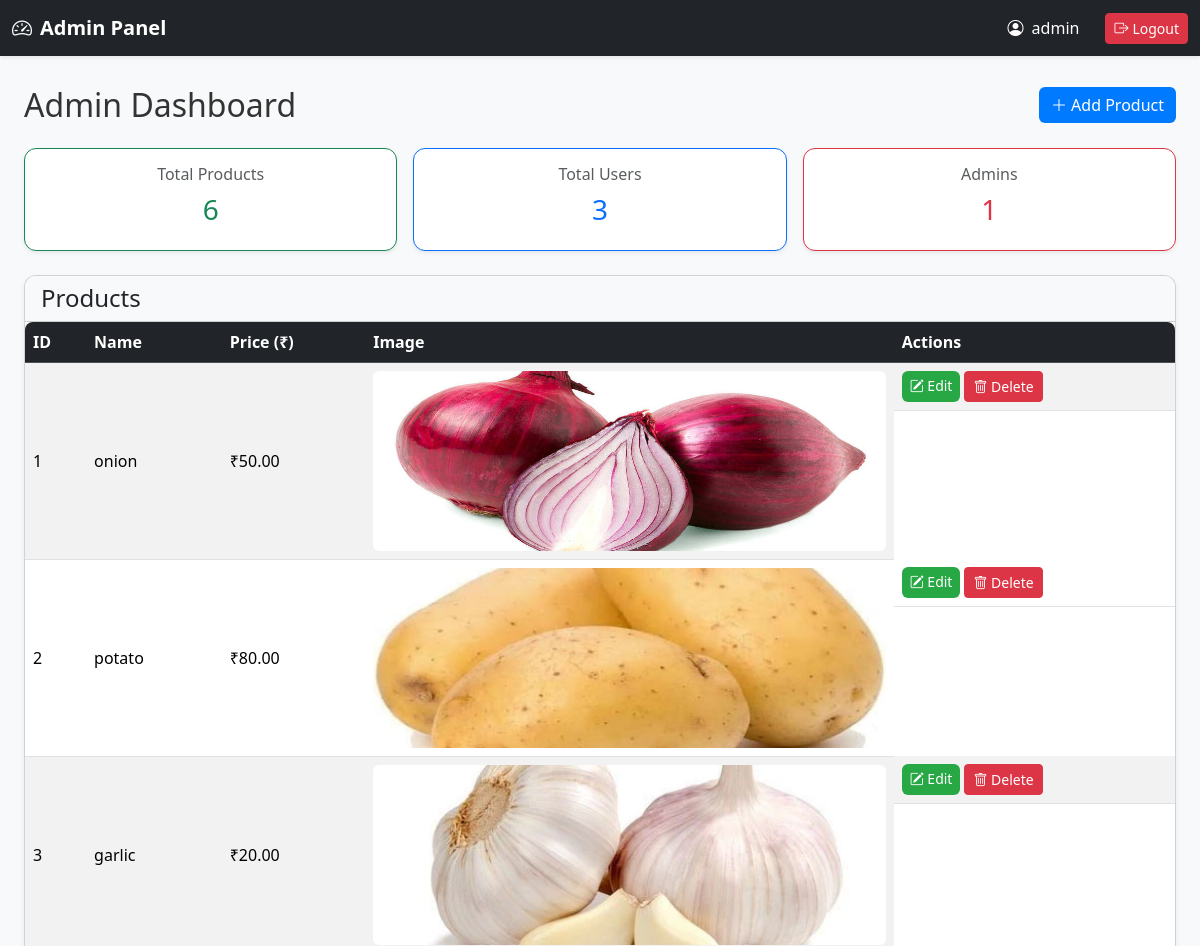
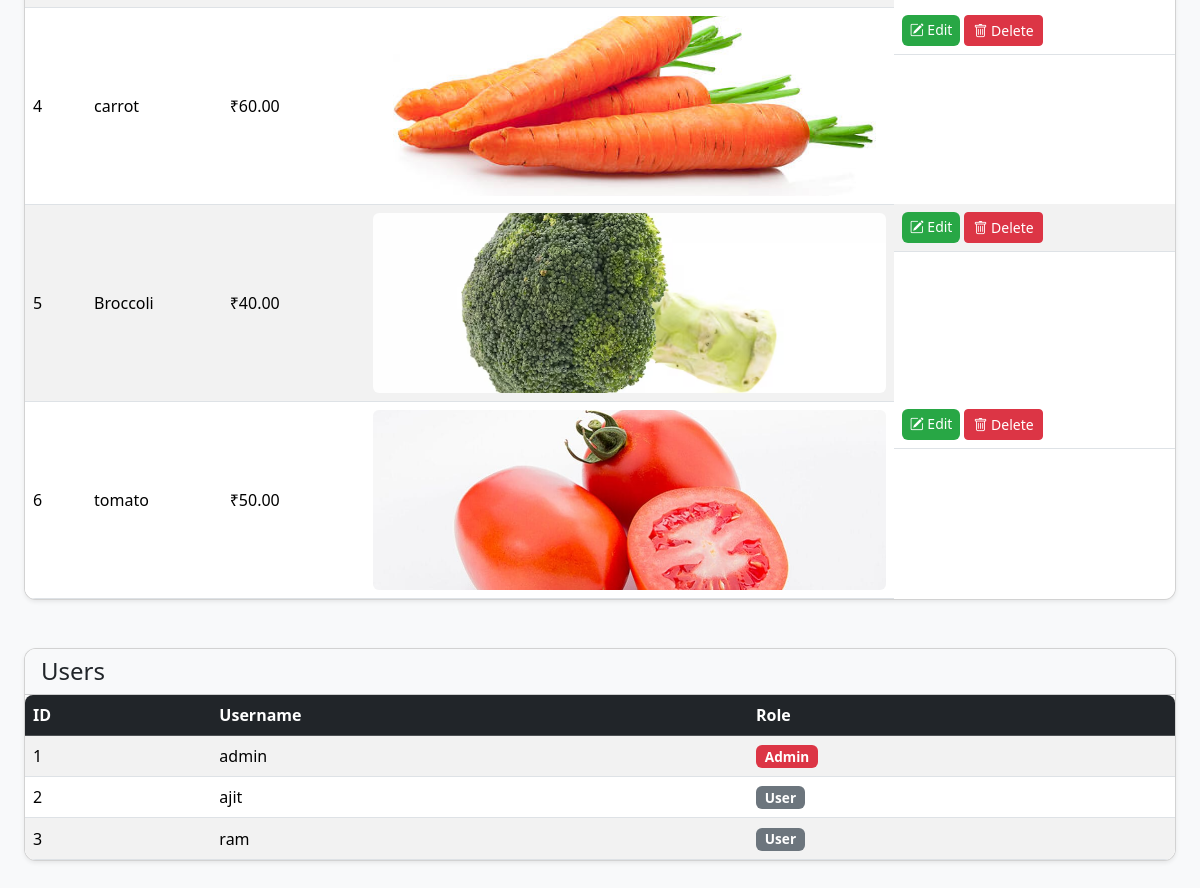
Page /admin (signed in) on the earlier database version (2 pictures, top to bottom).
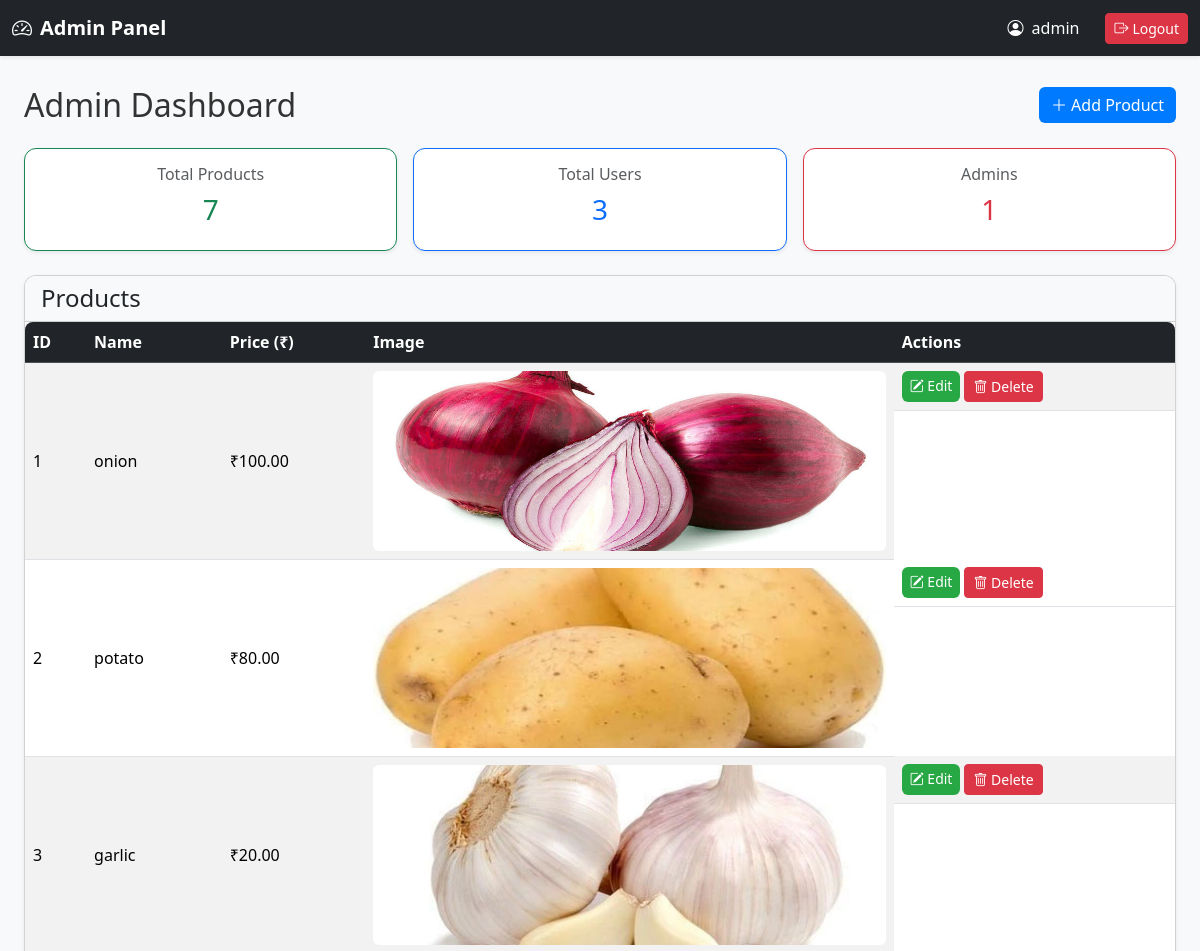
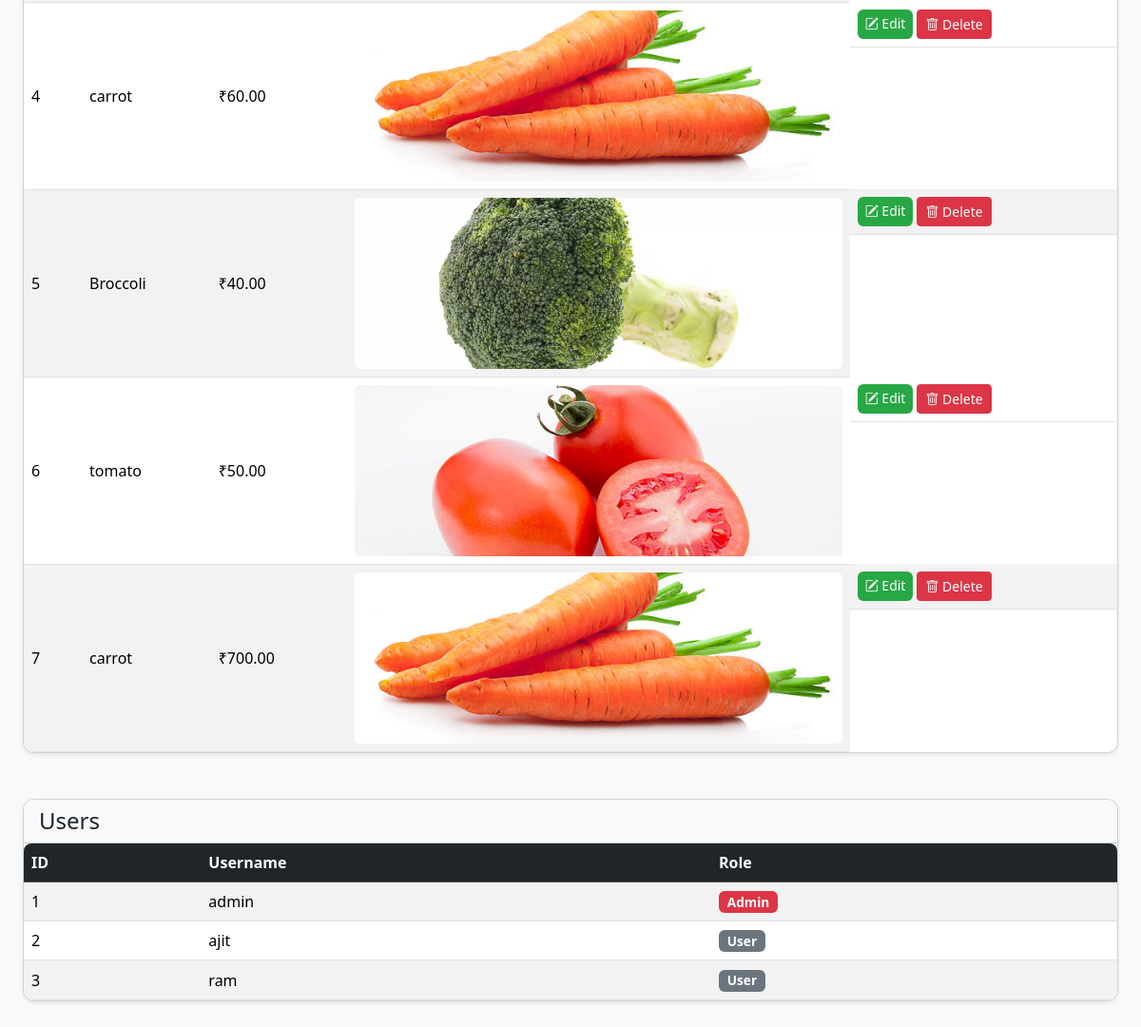
Same page on the later database version (2 pictures, top to bottom).
### app.py (models this page shows)
class Product(db.Model):
    id = db.Column(db.Integer, primary_key=True)
    name = db.Column(db.String(150), nullable=False)
    price = db.Column(db.Float, nullable=False)
    image = db.Column(db.String(150), nullable=False)
    status = db.Column(db.String(20), nullable=False, default='available')  # available / upcoming

class User(UserMixin, db.Model):
    id = db.Column(db.Integer, primary_key=True)
    username = db.Column(db.String(150), unique=True, nullable=False)
    password = db.Column(db.String(255), nullable=False)
    is_admin = db.Column(db.Boolean, default=False)

### app.py (the view)
@app.route('/admin')
@admin_required
def admin_dashboard():
    products = Product.query.all()
    users = User.query.all()
    return render_template('admin_dashboard.html', products=products, users=users)

### app.py (called while the page is built)
@login_manager.user_loader
def load_user(user_id):
    return db.session.get(User, int(user_id))

def admin_required(f):
    @wraps(f)
    def wrapper(*args, **kwargs):
        if not current_user.is_authenticated or not current_user.is_admin:
            flash("Admin access required!", "danger")
            return redirect(url_for('admin_login'))
        return f(*args, **kwargs)
    return wrapper

### templates/admin_dashboard.html (shortened to what the changed rows need)
{% extends 'admin_base.html' %}
{% block content %}
<div class="container mt-4">
    <div class="d-flex justify-content-between align-items-center mb-4 flex-wrap">
        <h2 class="mb-2 mb-md-0">Admin Dashboard</h2>
    </div>
    <div class="row mb-4 g-3">
        <div class="col-md-4">
            <div class="card shadow-sm text-center p-3 border-success">
                <h6 class="text-muted">Total Products</h6>
                <h3 class="text-success">{{ products|length }}</h3>
            </div>
        </div>
    </div>
    <div class="card shadow-sm mb-5">
        <div class="card-body p-0 table-responsive">
            <table class="table table-striped table-hover mb-0 align-middle">
                <thead class="table-dark">
                    <tr>
                        <th>ID</th>
                        <th>Name</th>
                        <th>Price (₹)</th>
                        <th>Image</th>
                        <th>Actions</th>
                    </tr>
                </thead>
                <tbody>
                    {% for p in products %}
                    <tr>
                        <td>{{ p.id }}</td>
                        <td>{{ p.name }}</td>
                        <td>₹{{ "%.2f"|format(p.price) }}</td>
                        <td>
                            <img src="{{ url_for('static', filename='images/' ~ p.image) }}"
                                 class="rounded" height="50">
                        </td>
                        <td class="d-flex gap-1 flex-wrap">
                            <a href="{{ url_for('admin_edit', id=p.id) }}" class="btn btn-primary btn-sm">
                                <i class="bi bi-pencil-square"></i> Edit
                            </a>
                            <form action="{{ url_for('admin_delete', id=p.id) }}" method="POST" class="d-inline">
                                <button type="submit" class="btn btn-danger btn-sm"
                                        onclick="return confirm('Delete this product?')">
                                    <i class="bi bi-trash"></i> Delete
                                </button>
                            </form>
                        </td>
                    </tr>
                    {% else %}
                    <tr>
                        <td colspan="5" class="text-center text-muted py-3">
                            No products available
                        </td>
                    </tr>
                    {% endfor %}
                </tbody>
            </table>
        </div>
    </div>
    <div class="card shadow-sm mb-5">
        <div class="card-body p-0 table-responsive">
            <table class="table table-striped table-hover mb-0 align-middle">
                <thead class="table-dark">
                    <tr>
                        <th>ID</th>
                        <th>Username</th>
                        <th>Role</th>
                    </tr>
                </thead>
                <tbody>
                    {% for u in users %}
                    <tr>
                        <td>{{ u.id }}</td>
                        <td>{{ u.username }}</td>
                        <td>
                            {% if u.is_admin %}
                                <span class="badge bg-danger">Admin</span>
                            {% else %}
                                <span class="badge bg-secondary">User</span>
                            {% endif %}
                        </td>
                    </tr>
                    {% else %}
                    <tr>
                        <td colspan="3" class="text-center text-muted py-3">
                            No users found
                        </td>
                    </tr>
                    {% endfor %}
                </tbody>
            </table>
        </div>
    </div>
</div>
{% endblock %}

### templates/admin_base.html (shortened to what this page needs)
<!doctype html>
<html lang="en">
<head>
  <link href="https://cdn.jsdelivr.net/npm/bootstrap@5.3.2/dist/css/bootstrap.min.css" rel="stylesheet">
  <link href="https://cdn.jsdelivr.net/npm/bootstrap-icons@1.11.1/font/bootstrap-icons.css" rel="stylesheet">
  <link rel="stylesheet" href="{{ url_for('static', filename='css/style.css') }}">
</head>
<body>
{% if request.endpoint != 'admin_login' and current_user.is_authenticated %}
<nav class="navbar navbar-expand-lg navbar-dark bg-dark shadow-sm">
  <div class="container-fluid">
    <a class="navbar-brand" href="{{ url_for('admin_dashboard') }}">
      <i class="bi bi-speedometer2"></i> Admin Panel
    </a>
    <div class="collapse navbar-collapse justify-content-end" id="adminNavbar">
      <ul class="navbar-nav align-items-center gap-3">
        <li class="nav-item">
          <span class="navbar-text text-white">
            <i class="bi bi-person-circle"></i> {{ current_user.username }}
          </span>
        </li>
<li class="nav-item">
  <a href="{{ url_for('admin_logout') }}"
     class="btn btn-danger btn-sm d-flex align-items-center gap-1">
    <i class="bi bi-box-arrow-right"></i> Logout
  </a>
</li>
      </ul>
    </div>
  </div>
</nav>
{% endif %}
<div class="container mt-4">
  {% block content %}{% endblock %}
</div>
</body>
</html>

Differences in the rows shown:
changed Product "onion": price "50.00" → "100.00"
added Product: id "7", name "carrot", price "700.00", image (picture)
Other differences:
{{ products|length }}: "6" → "7"
